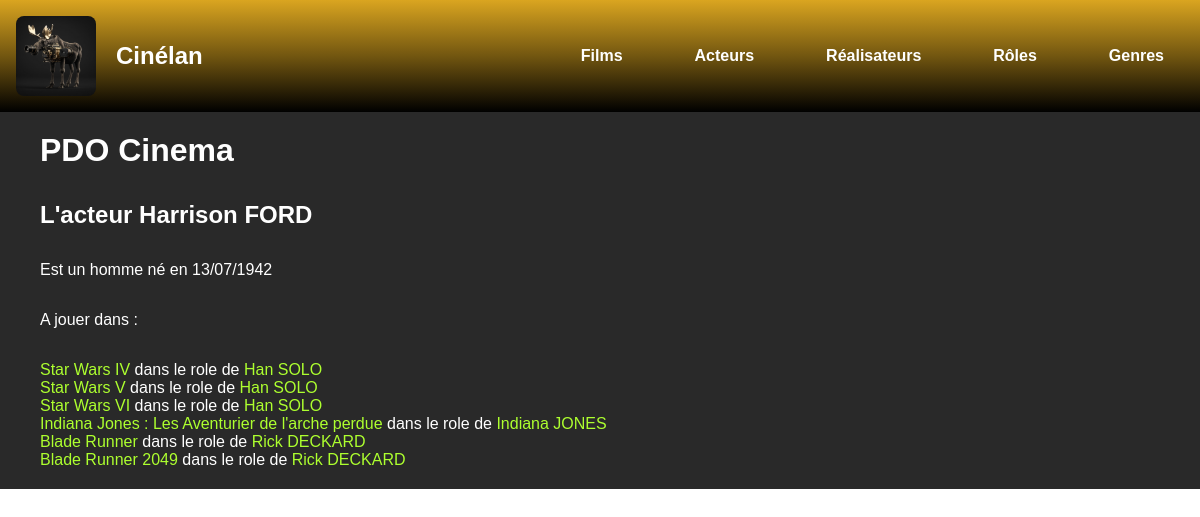
Screenshot of /index.php?action=detActeurs&id=1 with the database file from the repository.
### tables this page shows
CREATE TABLE IF NOT EXISTS `acteur` (
  `id_acteur` int(11) NOT NULL AUTO_INCREMENT,
  `sexe` varchar(50) NOT NULL,
  `date_naissance_acteur` date NOT NULL,
  `id_personne` int(11) NOT NULL,
  PRIMARY KEY (`id_acteur`),
  UNIQUE KEY `id_personne` (`id_personne`),
  CONSTRAINT `acteur_ibfk_1` FOREIGN KEY (`id_personne`) REFERENCES `personne` (`id_personne`)
);

CREATE TABLE IF NOT EXISTS `film` (
  `id_film` int(11) NOT NULL AUTO_INCREMENT,
  `titre_film` varchar(50) NOT NULL,
  `date_sortie_film` date NOT NULL,
  `temps_min_film` int(11) NOT NULL DEFAULT '0',
  `resume_film` text,
  `note_film` int(11) DEFAULT NULL,
  `image_film` varchar(50) DEFAULT 'indisponible.jpg',
  `id_realisateur` int(11) NOT NULL,
  PRIMARY KEY (`id_film`),
  KEY `FK_FILM_REALISATEUR` (`id_realisateur`),
  CONSTRAINT `FK_FILM_REALISATEUR` FOREIGN KEY (`id_realisateur`) REFERENCES `realisateur` (`id_realisateur`)
);

CREATE TABLE IF NOT EXISTS `role` (
  `id_role` int(11) NOT NULL AUTO_INCREMENT,
  `nom_role` varchar(50) NOT NULL,
  PRIMARY KEY (`id_role`)
);

### controller/CinemaController.php (called while the page is built, shortened)
<?php
class CinemaController
{
    public function detActeurs($id)
    {
        $pdo = Connect::seConnecter();
        $requete = $pdo->prepare("
            SELECT *  , CONCAT(p.prenom_personne,' ',p.nom_personne) AS nomActeur ,  DATE_FORMAT(a.date_naissance_acteur, '%d/%m/%Y' ) AS laDate
            FROM acteur a
            INNER JOIN casting c ON a.id_acteur = c.id_acteur
            INNER JOIN personne p ON a.id_personne = p.id_personne
            INNER JOIN film f ON c.id_film = f.id_film
            INNER JOIN role r ON c.id_role = r.id_role
            WHERE a.id_acteur = :id
        ");
        $requete->execute(["id" => $id]);
        require "view/detail/detailActeur.php";
    }
}

### view/detail/detailActeur.php (the view, shortened to what this page needs)
<?php
$acteur = $requete->fetchAll();
?>
<p>Est un <?= strtolower($acteur[0]['sexe']) ?> né en <?= $acteur[0]['laDate'] ?></p>
<p>A jouer dans :</p>
<div class="liste"><?php foreach($acteur as $unActeur){ ?>
    <p class="foreach"><a href="index.php?action=detFilms&id=<?= $unActeur['id_film'] ?>"><?= $unActeur['titre_film'] ?></a> dans le role de <a href="index.php?action=detRoles&id=<?= $unActeur['id_role'] ?>"><?= $unActeur['nom_role'] ?></a></p>
<?php } ?></div>
<?php
require "view/template.php";
?>

### www/css/style.css (style rules this page uses)
* { margin: 0; padding: 0; box-sizing: border-box; }
a { text-decoration: none; }
.foreach a { color:greenyellow; }

### rows the page displays
acteur: sexe "homme", film.titre_film "Star Wars IV", role.nom_role "Han SOLO", film.titre_film "Star Wars V", film.titre_film "Star Wars VI", film.titre_film "Indiana Jones : Les Aventurier de l'arche perdue", role.nom_role "Indiana JONES", film.titre_film "Blade Runner", role.nom_role "Rick DECKARD", film.titre_film "Blade Runner 2049"

### other values shown
$titre_secondaire "L'acteur Harrison FORD"
$acteur[0]['laDate'] "13/07/1942"
